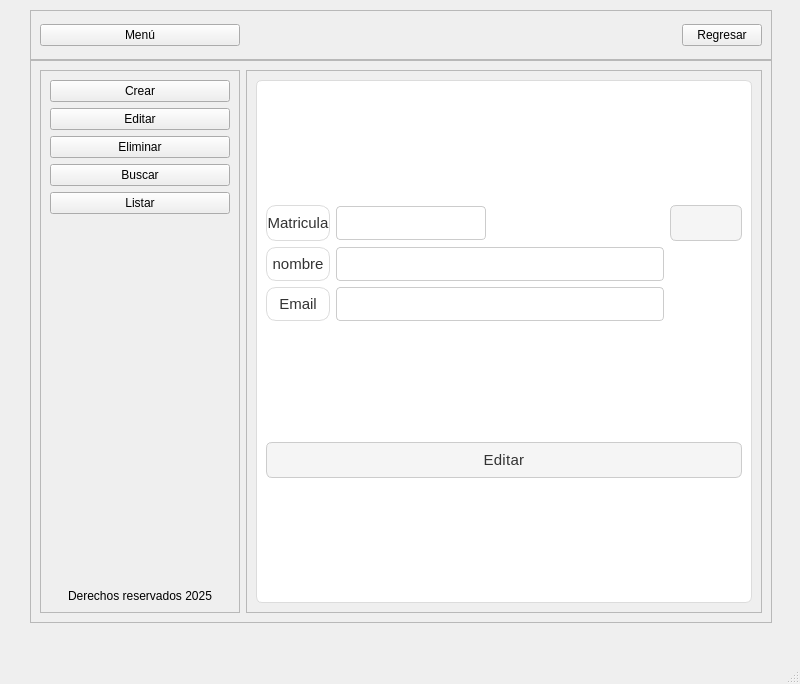
<?xml version="1.0" encoding="UTF-8"?>
<ui version="4.0">
 <class>MainWindow</class>
 <widget class="QMainWindow" name="MainWindow">
  <property name="geometry">
   <rect>
    <x>0</x>
    <y>0</y>
    <width>800</width>
    <height>684</height>
   </rect>
  </property>
  <property name="windowTitle">
   <string>MainWindow</string>
  </property>
  <widget class="QWidget" name="centralwidget">
   <widget class="QFrame" name="frame_superior">
    <property name="geometry">
     <rect>
      <x>30</x>
      <y>10</y>
      <width>742</width>
      <height>50</height>
     </rect>
    </property>
    <property name="minimumSize">
     <size>
      <width>0</width>
      <height>50</height>
     </size>
    </property>
    <property name="maximumSize">
     <size>
      <width>16777215</width>
      <height>50</height>
     </size>
    </property>
    <property name="frameShape">
     <enum>QFrame::StyledPanel</enum>
    </property>
    <property name="frameShadow">
     <enum>QFrame::Raised</enum>
    </property>
    <layout class="QHBoxLayout" name="horizontalLayout">
     <item>
      <widget class="QPushButton" name="boton_menu">
       <property name="minimumSize">
        <size>
         <width>200</width>
         <height>0</height>
        </size>
       </property>
       <property name="text">
        <string>Menú</string>
       </property>
       <property name="icon">
        <iconset>
         <normaloff>../resources/imagenes/boton_menu.png</normaloff>../resources/imagenes/boton_menu.png</iconset>
       </property>
       <property name="iconSize">
        <size>
         <width>32</width>
         <height>32</height>
        </size>
       </property>
      </widget>
     </item>
     <item>
      <spacer name="horizontalSpacer">
       <property name="orientation">
        <enum>Qt::Horizontal</enum>
       </property>
       <property name="sizeHint" stdset="0">
        <size>
         <width>171</width>
         <height>20</height>
        </size>
       </property>
      </spacer>
     </item>
     <item>
      <widget class="QLabel" name="mensaje">
       <property name="text">
        <string/>
       </property>
      </widget>
     </item>
     <item>
      <spacer name="horizontalSpacer_2">
       <property name="orientation">
        <enum>Qt::Horizontal</enum>
       </property>
       <property name="sizeHint" stdset="0">
        <size>
         <width>170</width>
         <height>20</height>
        </size>
       </property>
      </spacer>
     </item>
     <item>
      <widget class="QPushButton" name="boton_regresar">
       <property name="text">
        <string>Regresar</string>
       </property>
       <property name="icon">
        <iconset>
         <normaloff>../resources/imagenes/salir.png</normaloff>../resources/imagenes/salir.png</iconset>
       </property>
       <property name="iconSize">
        <size>
         <width>32</width>
         <height>32</height>
        </size>
       </property>
      </widget>
     </item>
    </layout>
   </widget>
   <widget class="QFrame" name="frame_central">
    <property name="geometry">
     <rect>
      <x>30</x>
      <y>60</y>
      <width>742</width>
      <height>563</height>
     </rect>
    </property>
    <property name="frameShape">
     <enum>QFrame::StyledPanel</enum>
    </property>
    <property name="frameShadow">
     <enum>QFrame::Raised</enum>
    </property>
    <layout class="QHBoxLayout" name="horizontalLayout_2">
     <item>
      <widget class="QFrame" name="frame_lateral">
       <property name="minimumSize">
        <size>
         <width>200</width>
         <height>0</height>
        </size>
       </property>
       <property name="maximumSize">
        <size>
         <width>0</width>
         <height>16777215</height>
        </size>
       </property>
       <property name="frameShape">
        <enum>QFrame::StyledPanel</enum>
       </property>
       <property name="frameShadow">
        <enum>QFrame::Raised</enum>
       </property>
       <layout class="QVBoxLayout" name="verticalLayout_2">
        <item>
         <widget class="QPushButton" name="boton_crear">
          <property name="layoutDirection">
           <enum>Qt::RightToLeft</enum>
          </property>
          <property name="text">
           <string>Crear</string>
          </property>
          <property name="icon">
           <iconset>
            <normaloff>../resources/imagenes/boton_agregar.png</normaloff>../resources/imagenes/boton_agregar.png</iconset>
          </property>
          <property name="iconSize">
           <size>
            <width>32</width>
            <height>32</height>
           </size>
          </property>
         </widget>
        </item>
        <item>
         <widget class="QPushButton" name="boton_editar">
          <property name="layoutDirection">
           <enum>Qt::RightToLeft</enum>
          </property>
          <property name="text">
           <string>Editar</string>
          </property>
          <property name="icon">
           <iconset>
            <normaloff>../resources/imagenes/boton_modificar.png</normaloff>../resources/imagenes/boton_modificar.png</iconset>
          </property>
          <property name="iconSize">
           <size>
            <width>32</width>
            <height>32</height>
           </size>
          </property>
         </widget>
        </item>
        <item>
         <widget class="QPushButton" name="boton_eliminar">
          <property name="layoutDirection">
           <enum>Qt::RightToLeft</enum>
          </property>
          <property name="text">
           <string>Eliminar</string>
          </property>
          <property name="icon">
           <iconset>
            <normaloff>../resources/imagenes/boton_eliminar.png</normaloff>../resources/imagenes/boton_eliminar.png</iconset>
          </property>
          <property name="iconSize">
           <size>
            <width>32</width>
            <height>32</height>
           </size>
          </property>
         </widget>
        </item>
        <item>
         <widget class="QPushButton" name="boton_buscar">
          <property name="layoutDirection">
           <enum>Qt::RightToLeft</enum>
          </property>
          <property name="text">
           <string>Buscar</string>
          </property>
          <property name="icon">
           <iconset>
            <normaloff>../resources/imagenes/BUSCAR.png</normaloff>../resources/imagenes/BUSCAR.png</iconset>
          </property>
          <property name="iconSize">
           <size>
            <width>32</width>
            <height>32</height>
           </size>
          </property>
         </widget>
        </item>
        <item>
         <widget class="QPushButton" name="boton_listar">
          <property name="layoutDirection">
           <enum>Qt::RightToLeft</enum>
          </property>
          <property name="text">
           <string>Listar</string>
          </property>
          <property name="icon">
           <iconset>
            <normaloff>../resources/imagenes/boton_consultar.png</normaloff>../resources/imagenes/boton_consultar.png</iconset>
          </property>
          <property name="iconSize">
           <size>
            <width>32</width>
            <height>32</height>
           </size>
          </property>
         </widget>
        </item>
        <item>
         <spacer name="verticalSpacer">
          <property name="orientation">
           <enum>Qt::Vertical</enum>
          </property>
          <property name="sizeHint" stdset="0">
           <size>
            <width>20</width>
            <height>219</height>
           </size>
          </property>
         </spacer>
        </item>
        <item>
         <widget class="QLabel" name="label_2">
          <property name="text">
           <string>Derechos reservados 2025</string>
          </property>
          <property name="alignment">
           <set>Qt::AlignCenter</set>
          </property>
         </widget>
        </item>
       </layout>
      </widget>
     </item>
     <item>
      <widget class="QFrame" name="frame_paginas">
       <property name="frameShape">
        <enum>QFrame::StyledPanel</enum>
       </property>
       <property name="frameShadow">
        <enum>QFrame::Raised</enum>
       </property>
       <layout class="QVBoxLayout" name="verticalLayout_3">
        <item>
         <widget class="QStackedWidget" name="stackedWidget_2">
          <property name="styleSheet">
           <string notr="true">/* === Estilo general === */
QMainWindow {
    background-color: #f6f7fb;
    color: #333333;
    font-family: &quot;Segoe UI Variable&quot;, &quot;Roboto&quot;, &quot;Open Sans&quot;, sans-serif;
    font-size: 16px;
    font-weight: 300; /* Más delgada */
}

/* === Frames === */
QFrame {
    background-color: #ffffff;
    border-radius: 10px;
    border: 1px solid #dcdcdc;
}

/* Barra superior */
#frame_superior {
    background-color: #e8ecf1;
    border: none;
}

/* Panel lateral */
#frame_lateral {
    background-color: #f1f3f6;
    border-right: 1px solid #d1d1d1;
}

/* Área principal */
#frame_paginas {
    background-color: #ffffff;
}

/* === Botones === */
QPushButton {
    background-color: #f5f5f5;
    color: #333333;
    border: 1px solid #cccccc;
    border-radius: 6px;
    padding: 8px 14px;
    font-weight: 400;
    font-size: 15px;
    letter-spacing: 0.3px;
}

QPushButton:hover {
    background-color: #0078d7;
    color: #ffffff;
    border: 1px solid #0078d7;
}

QPushButton:pressed {
    background-color: #005a9e;
    color: #ffffff;
    border: 1px solid #005a9e;
}

/* Botón principal (Menú) */
#boton_menu {
    background-color: #0078d7;
    color: white;
    border: none;
    font-weight: 400;
}
#boton_menu:hover {
    background-color: #006cbe;
}
#boton_menu:pressed {
    background-color: #005a9e;
}

/* Botón salir */
#boton_salir {
    background-color: #e74c3c;
    color: white;
    border: none;
}
#boton_salir:hover {
    background-color: #c0392b;
}
#boton_salir:pressed {
    background-color: #a93226;
}

/* === Campos de texto === */
QLineEdit {
    background-color: #ffffff;
    color: #333333;
    border: 1px solid #cccccc;
    border-radius: 4px;
    padding: 6px 8px;
    font-size: 15px;
    font-weight: 300;
}

QLineEdit:focus {
    border: 1px solid #0078d7;
    background-color: #f9fcff;
}

/* === Labels === */
QLabel {
    color: #333333;
    font-weight: 300;
    font-size: 15px;
}

/* Label inferior o secundario */
#label {
    color: #666666;
    font-size: 13px;
    font-style: italic;
}

/* === Stacked Widget === */
QStackedWidget {
    background-color: #ffffff;
    border: 1px solid #dcdcdc;
    border-radius: 6px;
}

/* === Scrollbars === */
QScrollBar:vertical {
    border: none;
    background: #f0f0f0;
    width: 10px;
    border-radius: 4px;
}
QScrollBar::handle:vertical {
    background: #cccccc;
    min-height: 20px;
    border-radius: 4px;
}
QScrollBar::handle:vertical:hover {
    background: #0078d7;
}
QScrollBar::add-line:vertical,
QScrollBar::sub-line:vertical {
    height: 0;
}

/* === Layouts === */
QVBoxLayout, QHBoxLayout {
    spacing: 10px;
}

/* === Botones laterales === */
#boton_agregar, #boton_buscar, #boton_actualizar, #boton_eliminar, #boton_consultar {
    background-color: #ffffff;
    border: 1px solid #cccccc;
    color: #333333;
    font-weight: 400;
    font-size: 15px;
}

#boton_agregar:hover, 
#boton_buscar:hover, 
#boton_actualizar:hover, 
#boton_eliminar:hover,
#boton_consultar:hover {
    background-color: #e8f0fe;
    border: 1px solid #0078d7;
    color: #0078d7;
}

#boton_agregar:pressed, 
#boton_buscar:pressed, 
#boton_actualizar:pressed, 
#boton_eliminar:pressed ,
#boton_consultar:pressed{
    background-color: #cce0ff;
}

/* === Tooltips === */
QToolTip {
    background-color: #ffffff;
    color: #333333;
    border: 1px solid #0078d7;
    padding: 6px;
    border-radius: 4px;
    font-size: 14px;
}</string>
          </property>
          <property name="currentIndex">
           <number>2</number>
          </property>
          <widget class="QWidget" name="page_crear">
           <layout class="QVBoxLayout" name="verticalLayout_4">
            <item>
             <layout class="QGridLayout" name="gridLayout">
              <item row="1" column="1">
               <widget class="QLineEdit" name="nombre_crear"/>
              </item>
              <item row="0" column="0">
               <widget class="QLabel" name="label_3">
                <property name="layoutDirection">
                 <enum>Qt::LeftToRight</enum>
                </property>
                <property name="text">
                 <string>Matricula</string>
                </property>
                <property name="alignment">
                 <set>Qt::AlignCenter</set>
                </property>
               </widget>
              </item>
              <item row="2" column="1">
               <widget class="QLineEdit" name="email_crear">
                <property name="minimumSize">
                 <size>
                  <width>100</width>
                  <height>0</height>
                 </size>
                </property>
                <property name="maximumSize">
                 <size>
                  <width>100</width>
                  <height>16777215</height>
                 </size>
                </property>
               </widget>
              </item>
              <item row="0" column="1">
               <widget class="QLineEdit" name="id_cliente_crear">
                <property name="minimumSize">
                 <size>
                  <width>150</width>
                  <height>0</height>
                 </size>
                </property>
                <property name="maximumSize">
                 <size>
                  <width>150</width>
                  <height>16777215</height>
                 </size>
                </property>
               </widget>
              </item>
              <item row="1" column="0">
               <widget class="QLabel" name="label_4">
                <property name="text">
                 <string>Nombre</string>
                </property>
                <property name="alignment">
                 <set>Qt::AlignCenter</set>
                </property>
               </widget>
              </item>
              <item row="2" column="0">
               <widget class="QLabel" name="label_5">
                <property name="text">
                 <string>Email</string>
                </property>
                <property name="alignment">
                 <set>Qt::AlignCenter</set>
                </property>
               </widget>
              </item>
             </layout>
            </item>
            <item>
             <widget class="QPushButton" name="boton_accion_agregar">
              <property name="text">
               <string>Guardar</string>
              </property>
              <property name="icon">
               <iconset>
                <normaloff>../../../resources/imagenes/guardar.png</normaloff>../../../resources/imagenes/guardar.png</iconset>
              </property>
              <property name="iconSize">
               <size>
                <width>32</width>
                <height>32</height>
               </size>
              </property>
             </widget>
            </item>
           </layout>
          </widget>
          <widget class="QWidget" name="page_buscar">
           <layout class="QVBoxLayout" name="verticalLayout_7">
            <item>
             <layout class="QGridLayout" name="gridLayout_4">
              <item row="0" column="2">
               <widget class="QPushButton" name="boton_buscar_buscar">
                <property name="text">
                 <string/>
                </property>
                <property name="icon">
                 <iconset>
                  <normaloff>../resources/imagenes/BUSCAR.png</normaloff>../resources/imagenes/BUSCAR.png</iconset>
                </property>
                <property name="iconSize">
                 <size>
                  <width>32</width>
                  <height>32</height>
                 </size>
                </property>
               </widget>
              </item>
              <item row="0" column="0">
               <widget class="QLabel" name="label_16">
                <property name="layoutDirection">
                 <enum>Qt::LeftToRight</enum>
                </property>
                <property name="text">
                 <string>Matricula</string>
                </property>
                <property name="alignment">
                 <set>Qt::AlignCenter</set>
                </property>
               </widget>
              </item>
              <item row="0" column="1">
               <widget class="QLineEdit" name="id_cliente_buscar">
                <property name="minimumSize">
                 <size>
                  <width>150</width>
                  <height>0</height>
                 </size>
                </property>
                <property name="maximumSize">
                 <size>
                  <width>150</width>
                  <height>16777215</height>
                 </size>
                </property>
               </widget>
              </item>
              <item row="1" column="1">
               <widget class="QLineEdit" name="nombre_buscar"/>
              </item>
              <item row="1" column="0">
               <widget class="QLabel" name="label_17">
                <property name="text">
                 <string>Nombre</string>
                </property>
                <property name="alignment">
                 <set>Qt::AlignCenter</set>
                </property>
               </widget>
              </item>
              <item row="2" column="1">
               <widget class="QLineEdit" name="email_buscar">
                <property name="minimumSize">
                 <size>
                  <width>100</width>
                  <height>0</height>
                 </size>
                </property>
                <property name="maximumSize">
                 <size>
                  <width>100</width>
                  <height>16777215</height>
                 </size>
                </property>
               </widget>
              </item>
              <item row="2" column="0">
               <widget class="QLabel" name="label_15">
                <property name="text">
                 <string>Email</string>
                </property>
                <property name="alignment">
                 <set>Qt::AlignCenter</set>
                </property>
               </widget>
              </item>
             </layout>
            </item>
            <item>
             <widget class="QPushButton" name="boton_accion_limpiar">
              <property name="text">
               <string>Limpiar</string>
              </property>
              <property name="icon">
               <iconset>
                <normaloff>../resources/imagenes/limpiar.png</normaloff>../resources/imagenes/limpiar.png</iconset>
              </property>
              <property name="iconSize">
               <size>
                <width>32</width>
                <height>32</height>
               </size>
              </property>
             </widget>
            </item>
           </layout>
          </widget>
          <widget class="QWidget" name="page_editar">
           <layout class="QVBoxLayout" name="verticalLayout_5">
            <item>
             <layout class="QGridLayout" name="gridLayout_2">
              <item row="0" column="2">
               <widget class="QPushButton" name="boton_buscar_editar">
                <property name="text">
                 <string/>
                </property>
                <property name="icon">
                 <iconset>
                  <normaloff>../resources/imagenes/BUSCAR.png</normaloff>../resources/imagenes/BUSCAR.png</iconset>
                </property>
                <property name="iconSize">
                 <size>
                  <width>32</width>
                  <height>32</height>
                 </size>
                </property>
               </widget>
              </item>
              <item row="0" column="1">
               <widget class="QLineEdit" name="id_cliente_editar">
                <property name="minimumSize">
                 <size>
                  <width>150</width>
                  <height>0</height>
                 </size>
                </property>
                <property name="maximumSize">
                 <size>
                  <width>150</width>
                  <height>16777215</height>
                 </size>
                </property>
               </widget>
              </item>
              <item row="2" column="1">
               <widget class="QLineEdit" name="mail_editar">
                <property name="minimumSize">
                 <size>
                  <width>100</width>
                  <height>0</height>
                 </size>
                </property>
                <property name="maximumSize">
                 <size>
                  <width>1000</width>
                  <height>16777215</height>
                 </size>
                </property>
               </widget>
              </item>
              <item row="1" column="0">
               <widget class="QLabel" name="label_8">
                <property name="text">
                 <string>nombre</string>
                </property>
                <property name="alignment">
                 <set>Qt::AlignCenter</set>
                </property>
               </widget>
              </item>
              <item row="0" column="0">
               <widget class="QLabel" name="label_7">
                <property name="layoutDirection">
                 <enum>Qt::LeftToRight</enum>
                </property>
                <property name="text">
                 <string>Matricula</string>
                </property>
                <property name="alignment">
                 <set>Qt::AlignCenter</set>
                </property>
               </widget>
              </item>
              <item row="1" column="1">
               <widget class="QLineEdit" name="nombre_editar"/>
              </item>
              <item row="2" column="0">
               <widget class="QLabel" name="label_9">
                <property name="text">
                 <string>Email</string>
                </property>
                <property name="alignment">
                 <set>Qt::AlignCenter</set>
                </property>
               </widget>
              </item>
             </layout>
            </item>
            <item>
             <widget class="QPushButton" name="boton_accion_actualizar">
              <property name="text">
               <string>Editar</string>
              </property>
              <property name="icon">
               <iconset>
                <normaloff>../resources/imagenes/boton_refrescar.png</normaloff>../resources/imagenes/boton_refrescar.png</iconset>
              </property>
              <property name="iconSize">
               <size>
                <width>32</width>
                <height>32</height>
               </size>
              </property>
             </widget>
            </item>
           </layout>
          </widget>
          <widget class="QWidget" name="kk"/>
          <widget class="QWidget" name="page_listar">
           <layout class="QVBoxLayout" name="verticalLayout_8">
            <item>
             <widget class="QPushButton" name="boton_accion_refrescar">
              <property name="text">
               <string/>
              </property>
              <property name="icon">
               <iconset>
                <normaloff>../resources/imagenes/boton_refrescar.png</normaloff>../resources/imagenes/boton_refrescar.png</iconset>
              </property>
              <property name="iconSize">
               <size>
                <width>32</width>
                <height>32</height>
               </size>
              </property>
             </widget>
            </item>
            <item>
             <widget class="QTableWidget" name="tabla_clientes">
              <property name="styleSheet">
               <string notr="true">/* === Tablas === */
QTableWidget {
    background-color: #ffffff;
    color: #333333;
    gridline-color: #e0e0e0;
    border: 1px solid #dcdcdc;
    border-radius: 6px;
    font-family: &quot;Segoe UI Variable&quot;, &quot;Roboto&quot;, &quot;Open Sans&quot;, sans-serif;
    font-size: 15px;
    font-weight: 300;
    selection-background-color: #e8f0fe; /* azul claro al seleccionar */
    selection-color: #0078d7;
    alternate-background-color: #f9fafc; /* filas alternadas */
}

/* Cabecera horizontal */
QHeaderView::section {
    background-color: #f1f3f6;
    color: #333333;
    border: 1px solid #dcdcdc;
    border-radius: 4px;
    font-weight: 400;
    font-size: 15px;
    padding: 8px;
}

/* Cabecera horizontal al pasar el cursor */
QHeaderView::section:hover {
    background-color: #e8ecf1;
}

/* Celdas */
QTableWidget::item {
    padding: 6px;
    border: none;
}

/* Celda seleccionada */
QTableWidget::item:selected {
    background-color: #e8f0fe;
    color: #0078d7;
}

/* Bordes del header alineados al contenido */
QHeaderView {
    border: none;
}

/* Barra de desplazamiento dentro de la tabla */
QTableCornerButton::section {
    background-color: #f1f3f6;
    border: 1px solid #dcdcdc;
}

/* Scrollbars coherentes dentro de tablas */
QTableWidget QScrollBar:vertical {
    border: none;
    background: #f0f0f0;
    width: 10px;
    border-radius: 4px;
}
QTableWidget QScrollBar::handle:vertical {
    background: #cccccc;
    min-height: 20px;
    border-radius: 4px;
}
QTableWidget QScrollBar::handle:vertical:hover {
    background: #0078d7;
}
QTableWidget QScrollBar::add-line:vertical,
QTableWidget QScrollBar::sub-line:vertical {
    height: 0;
}</string>
              </property>
              <column>
               <property name="text">
                <string>Matricula</string>
               </property>
              </column>
              <column>
               <property name="text">
                <string>Nombre</string>
               </property>
              </column>
              <column>
               <property name="text">
                <string>Email</string>
               </property>
              </column>
             </widget>
            </item>
           </layout>
          </widget>
          <widget class="QWidget" name="page_eliminar">
           <layout class="QVBoxLayout" name="verticalLayout_6">
            <item>
             <layout class="QGridLayout" name="gridLayout_3">
              <item row="2" column="0">
               <widget class="QLabel" name="label_11">
                <property name="text">
                 <string>Email</string>
                </property>
                <property name="alignment">
                 <set>Qt::AlignCenter</set>
                </property>
               </widget>
              </item>
              <item row="0" column="0">
               <widget class="QLabel" name="label_12">
                <property name="layoutDirection">
                 <enum>Qt::LeftToRight</enum>
                </property>
                <property name="text">
                 <string>Matricula</string>
                </property>
                <property name="alignment">
                 <set>Qt::AlignCenter</set>
                </property>
               </widget>
              </item>
              <item row="2" column="1">
               <widget class="QLineEdit" name="email_eliminar">
                <property name="minimumSize">
                 <size>
                  <width>100</width>
                  <height>0</height>
                 </size>
                </property>
                <property name="maximumSize">
                 <size>
                  <width>100</width>
                  <height>16777215</height>
                 </size>
                </property>
               </widget>
              </item>
              <item row="1" column="1">
               <widget class="QLineEdit" name="nombre_eliminar"/>
              </item>
              <item row="0" column="1">
               <widget class="QLineEdit" name="id_cliente_eliminar">
                <property name="minimumSize">
                 <size>
                  <width>150</width>
                  <height>0</height>
                 </size>
                </property>
                <property name="maximumSize">
                 <size>
                  <width>150</width>
                  <height>16777215</height>
                 </size>
                </property>
               </widget>
              </item>
              <item row="0" column="2">
               <widget class="QPushButton" name="boton_buscar_eliminar">
                <property name="text">
                 <string/>
                </property>
                <property name="icon">
                 <iconset>
                  <normaloff>../resources/imagenes/BUSCAR.png</normaloff>../resources/imagenes/BUSCAR.png</iconset>
                </property>
                <property name="iconSize">
                 <size>
                  <width>32</width>
                  <height>32</height>
                 </size>
                </property>
               </widget>
              </item>
              <item row="1" column="0">
               <widget class="QLabel" name="label_13">
                <property name="text">
                 <string>Nombre</string>
                </property>
                <property name="alignment">
                 <set>Qt::AlignCenter</set>
                </property>
               </widget>
              </item>
             </layout>
            </item>
            <item>
             <widget class="QPushButton" name="boton_accion_eliminar">
              <property name="text">
               <string>Eliminar</string>
              </property>
              <property name="icon">
               <iconset>
                <normaloff>../resources/imagenes/boton_eliminar.png</normaloff>../resources/imagenes/boton_eliminar.png</iconset>
              </property>
              <property name="iconSize">
               <size>
                <width>32</width>
                <height>32</height>
               </size>
              </property>
             </widget>
            </item>
           </layout>
          </widget>
         </widget>
        </item>
       </layout>
      </widget>
     </item>
    </layout>
   </widget>
  </widget>
  <widget class="QMenuBar" name="menubar">
   <property name="geometry">
    <rect>
     <x>0</x>
     <y>0</y>
     <width>800</width>
     <height>24</height>
    </rect>
   </property>
  </widget>
  <widget class="QStatusBar" name="statusbar"/>
 </widget>
 <resources/>
 <connections/>
</ui>
